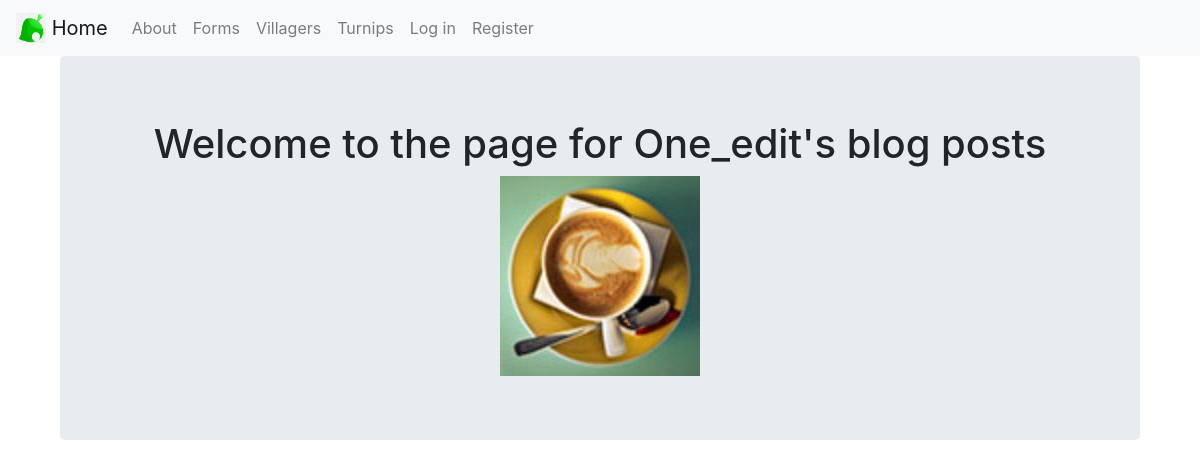
Page /blog/One_edit on the earlier database version.
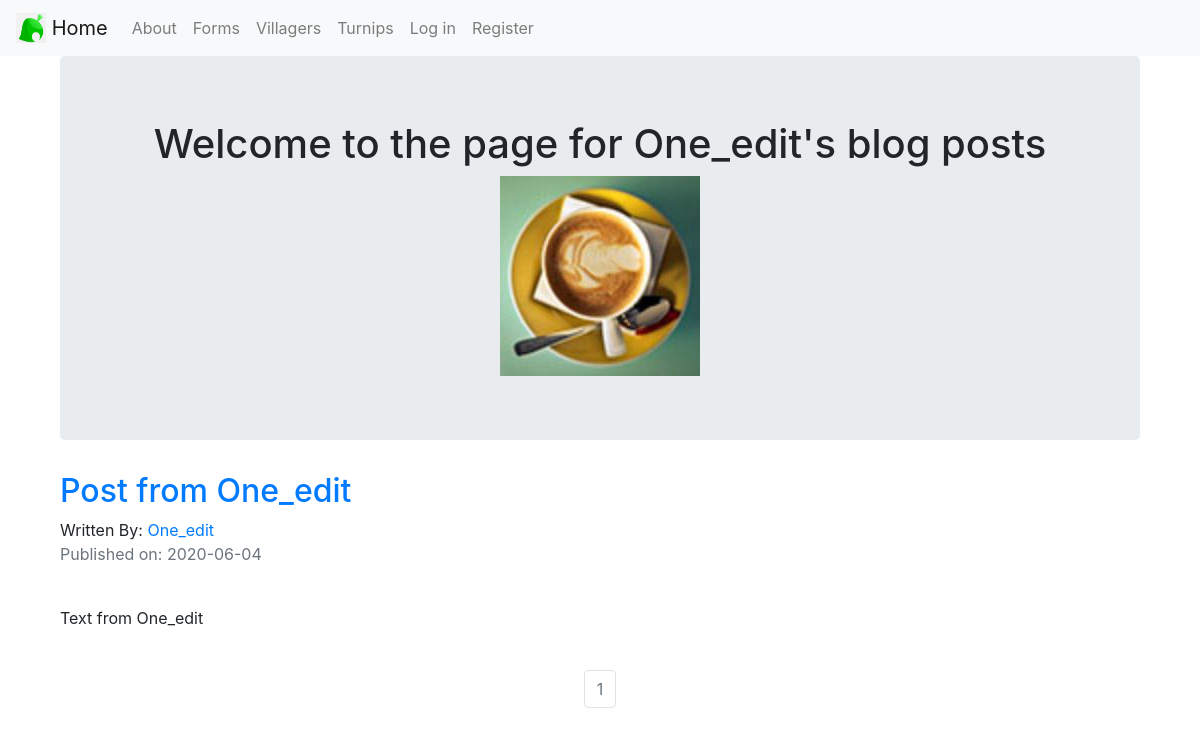
Same page on the later database version.
### ACCommunity/models.py (models this page shows, shortened)
class BlogPost(db.Model):
    users = db.relationship(User)
    id = db.Column(db.Integer, primary_key=True)
    user_id = db.Column(db.Integer, db.ForeignKey("users.id"), nullable=False)
    date = db.Column(db.DateTime, nullable=False, default=datetime.utcnow)
    title = db.Column(db.String(140), nullable=False)
    text = db.Column(db.Text, nullable=False)

class User(db.Model, UserMixin):
    __tablename__ = "users"
    id = db.Column(db.Integer, primary_key=True)
    profile_image = db.Column(db.String(64), nullable=False, default="default_profile.jpg")
    email = db.Column(db.String(64), unique=True, index=True)
    username = db.Column(db.String(64), unique=True, index=True)
    password_hash = db.Column(db.String(128))
    blog_posts = db.relationship("BlogPost", backref="author", lazy=True)
    turnip_posts = db.relationship("TurnipPost", backref="host", lazy=True)

### ACCommunity/users/views.py (the view)
@users.route("/blog/<username>")
def user_posts(username):
    page = request.args.get("page", 1, type=int)
    user = User.query.filter_by(username=username).first_or_404()
    blog_posts = BlogPost.query.filter_by(author=user).order_by(BlogPost.date.desc()).paginate(page=page, per_page=5)
    return render_template("user_blog_posts.html", blog_posts=blog_posts, user=user)

### ACCommunity/templates/user_blog_posts.html
{% extends 'base.html' %}
{% block content %}
<div class="container">
    <div class="jumbotron">
        <div align="center">
            <h1>Welcome to the page for {{ user.username }}'s blog posts</h1>
            <img src="{{ url_for('static', filename='profile_pics/'+user.profile_image) }}">
        </div>
    </div>
    {% for post in blog_posts.items %}
    <h2><a href="{{ url_for('blog_posts.blog_post', blog_post_id=post.id) }}">{{ post.title }}</a></h2>
    Written By: <a href="{{ url_for('users.user_posts', username=post.author.username) }}">{{ post.author.username }}</a>
    <p class="text-muted">Published on: {{ post.date.strftime("%Y-%m-%d") }}</p>
    <br>
    <p>{{ post.text }}</p>
    <br>
    {% endfor %}
</div>
<nav aria-label="Page navigation example">
    <ul class="pagination justify-content-center">
        {% for page_num in blog_posts.iter_pages(left_edge=1, right_edge=1, left_current=1, right_current=2) %}
        {% if blog_posts.page == page_num %}
        <li class="page-item disabled">
            <a class="page-link"
                href="{{ url_for('users.user_posts', username=user.username, page=page_num) }}">{{ page_num }}</a>
        </li>
        {% else %}
        <li class="page-item">
            <a class="page-link"
                href="{{ url_for('users.user_posts', username=user.username, page=page_num) }}">{{ page_num }}</a>
        </li>
        {% endif %}
        {% endfor %}
    </ul>
</nav>
{% endblock content %}

Differences in the rows shown:
added BlogPost: title "Post from One_edit", author.username "One_edit", date "2020-06-04", text "Text from One_edit"
Other differences:
new list line: "1"
